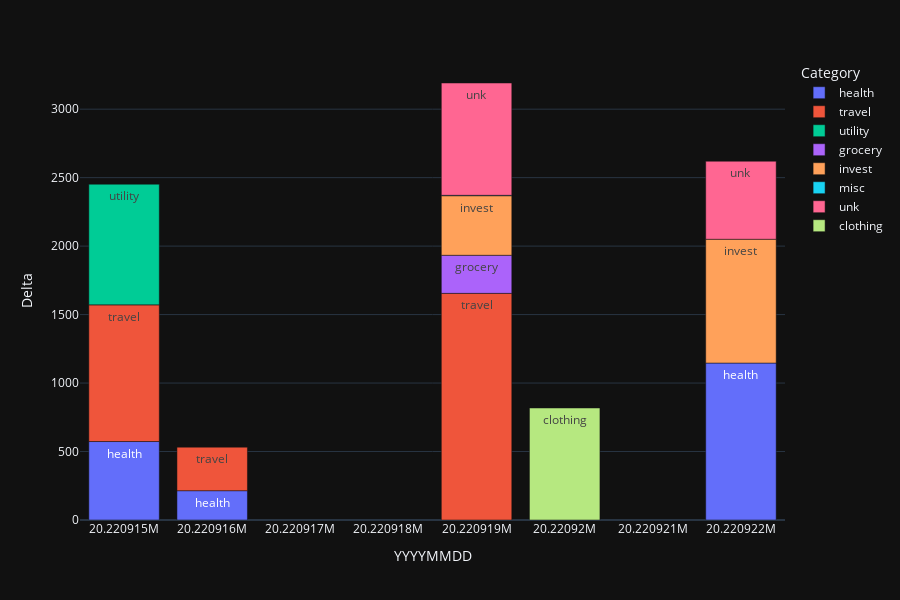
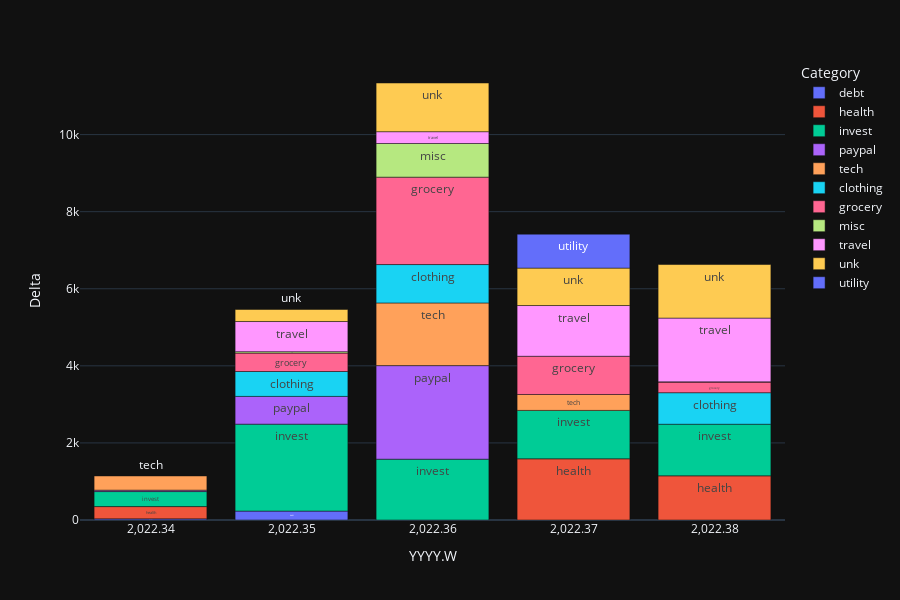
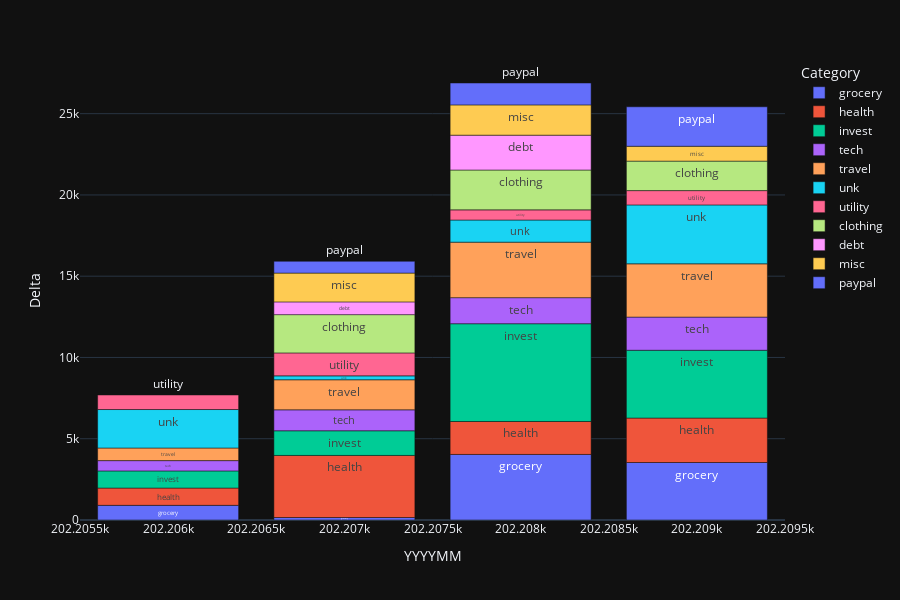

The code cell stored with these charts, in order, in its notebook:
### Code cell
make_barchart(df=df_07days,time_column='YYYYMMDD',title='7 days')
make_barchart(df=df_30days,time_column='YYYY.W',title='30 days')
make_barchart(df=df_90days,time_column='YYYYMM',title='90 Days')
make_barchart(df=df_year,time_column='YYYYMM',title='Year')

### Figure 1 — Plotly figure (JSON) as saved in the notebook; plotly's stock layout.template omitted (floating-point values rounded to 4 significant figures)
{"data": [{"alignmentgroup": "True", "customdata": [["health"], ["health"], ["health"]], "hovertemplate": "Category=%{customdata[0]}<br>YYYYMMDD=%{x}<br>Delta=%{y}<extra></extra>", "legendgroup": "health", "marker": {"color": "#636efa", "pattern": {"shape": ""}}, "name": "health", "offsetgroup": "health", "orientation": "v", "showlegend": true, "text": ["health", "health", "health"], "textposition": "auto", "type": "bar", "x": [20220915, 20220916, 20220922], "xaxis": "x", "y": [573, 214, 1146], "yaxis": "y"}, {"alignmentgroup": "True", "customdata": [["travel"], ["travel"], ["travel"]], "hovertemplate": "Category=%{customdata[0]}<br>YYYYMMDD=%{x}<br>Delta=%{y}<extra></extra>", "legendgroup": "travel", "marker": {"color": "#EF553B", "pattern": {"shape": ""}}, "name": "travel", "offsetgroup": "travel", "orientation": "v", "showlegend": true, "text": ["travel", "travel", "travel"], "textposition": "auto", "type": "bar", "x": [20220915, 20220916, 20220919], "xaxis": "x", "y": [998, 318, 1655], "yaxis": "y"}, {"alignmentgroup": "True", "customdata": [["utility"]], "hovertemplate": "Category=%{customdata[0]}<br>YYYYMMDD=%{x}<br>Delta=%{y}<extra></extra>", "legendgroup": "utility", "marker": {"color": "#00cc96", "pattern": {"shape": ""}}, "name": "utility", "offsetgroup": "utility", "orientation": "v", "showlegend": true, "text": ["utility"], "textposition": "auto", "type": "bar", "x": [20220915], "xaxis": "x", "y": [881], "yaxis": "y"}, {"alignmentgroup": "True", "customdata": [["grocery"]], "hovertemplate": "Category=%{customdata[0]}<br>YYYYMMDD=%{x}<br>Delta=%{y}<extra></extra>", "legendgroup": "grocery", "marker": {"color": "#ab63fa", "pattern": {"shape": ""}}, "name": "grocery", "offsetgroup": "grocery", "orientation": "v", "showlegend": true, "text": ["grocery"], "textposition": "auto", "type": "bar", "x": [20220919], "xaxis": "x", "y": [278], "yaxis": "y"}, {"alignmentgroup": "True", "customdata": [["invest"], ["invest"]], "hovertemplate": "Category=%{customdata[0]}<br>YYYYMMDD=%{x}<br>Delta=%{y}<extra></extra>", "legendgroup": "invest", "marker": {"color": "#FFA15A", "pattern": {"shape": ""}}, "name": "invest", "offsetgroup": "invest", "orientation": "v", "showlegend": true, "text": ["invest", "invest"], "textposition": "auto", "type": "bar", "x": [20220919, 20220922], "xaxis": "x", "y": [435, 904], "yaxis": "y"}, {"alignmentgroup": "True", "customdata": [["misc"]], "hovertemplate": "Category=%{customdata[0]}<br>YYYYMMDD=%{x}<br>Delta=%{y}<extra></extra>", "legendgroup": "misc", "marker": {"color": "#19d3f3", "pattern": {"shape": ""}}, "name": "misc", "offsetgroup": "misc", "orientation": "v", "showlegend": true, "text": ["misc"], "textposition": "auto", "type": "bar", "x": [20220919], "xaxis": "x", "y": [3], "yaxis": "y"}, {"alignmentgroup": "True", "customdata": [["unk"], ["unk"]], "hovertemplate": "Category=%{customdata[0]}<br>YYYYMMDD=%{x}<br>Delta=%{y}<extra></extra>", "legendgroup": "unk", "marker": {"color": "#FF6692", "pattern": {"shape": ""}}, "name": "unk", "offsetgroup": "unk", "orientation": "v", "showlegend": true, "text": ["unk", "unk"], "textposition": "auto", "type": "bar", "x": [20220919, 20220922], "xaxis": "x", "y": [820, 570], "yaxis": "y"}, {"alignmentgroup": "True", "customdata": [["clothing"]], "hovertemplate": "Category=%{customdata[0]}<br>YYYYMMDD=%{x}<br>Delta=%{y}<extra></extra>", "legendgroup": "clothing", "marker": {"color": "#B6E880", "pattern": {"shape": ""}}, "name": "clothing", "offsetgroup": "clothing", "orientation": "v", "showlegend": true, "text": ["clothing"], "textposition": "auto", "type": "bar", "x": [20220920], "xaxis": "x", "y": [818], "yaxis": "y"}], "layout": {"barmode": "relative", "height": 600, "legend": {"title": {"text": "Category"}, "tracegroupgap": 0}, "margin": {"t": 60}, "xaxis": {"anchor": "y", "domain": [0, 1], "title": {"text": "YYYYMMDD"}}, "yaxis": {"anchor": "x", "domain": [0, 1], "title": {"text": "Delta"}}}}

### Figure 2 — Plotly figure (JSON) as saved in the notebook; plotly's stock layout.template omitted (floating-point values rounded to 4 significant figures)
{"data": [{"alignmentgroup": "True", "customdata": [["debt"], ["debt"]], "hovertemplate": "Category=%{customdata[0]}<br>YYYY.W=%{x}<br>Delta=%{y}<extra></extra>", "legendgroup": "debt", "marker": {"color": "#636efa", "pattern": {"shape": ""}}, "name": "debt", "offsetgroup": "debt", "orientation": "v", "showlegend": true, "text": ["debt", "debt"], "textposition": "auto", "type": "bar", "x": [2022.0, 2022.0], "xaxis": "x", "y": [30, 231], "yaxis": "y"}, {"alignmentgroup": "True", "customdata": [["health"], ["health"], ["health"]], "hovertemplate": "Category=%{customdata[0]}<br>YYYY.W=%{x}<br>Delta=%{y}<extra></extra>", "legendgroup": "health", "marker": {"color": "#EF553B", "pattern": {"shape": ""}}, "name": "health", "offsetgroup": "health", "orientation": "v", "showlegend": true, "text": ["health", "health", "health"], "textposition": "auto", "type": "bar", "x": [2022.0, 2022.0, 2022.0], "xaxis": "x", "y": [318, 1588, 1146], "yaxis": "y"}, {"alignmentgroup": "True", "customdata": [["invest"], ["invest"], ["invest"], ["invest"], ["invest"]], "hovertemplate": "Category=%{customdata[0]}<br>YYYY.W=%{x}<br>Delta=%{y}<extra></extra>", "legendgroup": "invest", "marker": {"color": "#00cc96", "pattern": {"shape": ""}}, "name": "invest", "offsetgroup": "invest", "orientation": "v", "showlegend": true, "text": ["invest", "invest", "invest", "invest", "invest"], "textposition": "auto", "type": "bar", "x": [2022.0, 2022.0, 2022.0, 2022.0, 2022.0], "xaxis": "x", "y": [390, 2256, 1578, 1256, 1339], "yaxis": "y"}, {"alignmentgroup": "True", "customdata": [["paypal"], ["paypal"], ["paypal"]], "hovertemplate": "Category=%{customdata[0]}<br>YYYY.W=%{x}<br>Delta=%{y}<extra></extra>", "legendgroup": "paypal", "marker": {"color": "#ab63fa", "pattern": {"shape": ""}}, "name": "paypal", "offsetgroup": "paypal", "orientation": "v", "showlegend": true, "text": ["paypal", "paypal", "paypal"], "textposition": "auto", "type": "bar", "x": [2022.0, 2022.0, 2022.0], "xaxis": "x", "y": [37, 720, 2428], "yaxis": "y"}, {"alignmentgroup": "True", "customdata": [["tech"], ["tech"], ["tech"]], "hovertemplate": "Category=%{customdata[0]}<br>YYYY.W=%{x}<br>Delta=%{y}<extra></extra>", "legendgroup": "tech", "marker": {"color": "#FFA15A", "pattern": {"shape": ""}}, "name": "tech", "offsetgroup": "tech", "orientation": "v", "showlegend": true, "text": ["tech", "tech", "tech"], "textposition": "auto", "type": "bar", "x": [2022.0, 2022.0, 2022.0], "xaxis": "x", "y": [368, 1626, 413], "yaxis": "y"}, {"alignmentgroup": "True", "customdata": [["clothing"], ["clothing"], ["clothing"]], "hovertemplate": "Category=%{customdata[0]}<br>YYYY.W=%{x}<br>Delta=%{y}<extra></extra>", "legendgroup": "clothing", "marker": {"color": "#19d3f3", "pattern": {"shape": ""}}, "name": "clothing", "offsetgroup": "clothing", "orientation": "v", "showlegend": true, "text": ["clothing", "clothing", "clothing"], "textposition": "auto", "type": "bar", "x": [2022.0, 2022.0, 2022.0], "xaxis": "x", "y": [646, 996, 818], "yaxis": "y"}, {"alignmentgroup": "True", "customdata": [["grocery"], ["grocery"], ["grocery"], ["grocery"]], "hovertemplate": "Category=%{customdata[0]}<br>YYYY.W=%{x}<br>Delta=%{y}<extra></extra>", "legendgroup": "grocery", "marker": {"color": "#FF6692", "pattern": {"shape": ""}}, "name": "grocery", "offsetgroup": "grocery", "orientation": "v", "showlegend": true, "text": ["grocery", "grocery", "grocery", "grocery"], "textposition": "auto", "type": "bar", "x": [2022.0, 2022.0, 2022.0, 2022.0], "xaxis": "x", "y": [477, 2268, 992, 278], "yaxis": "y"}, {"alignmentgroup": "True", "customdata": [["misc"], ["misc"], ["misc"]], "hovertemplate": "Category=%{customdata[0]}<br>YYYY.W=%{x}<br>Delta=%{y}<extra></extra>", "legendgroup": "misc", "marker": {"color": "#B6E880", "pattern": {"shape": ""}}, "name": "misc", "offsetgroup": "misc", "orientation": "v", "showlegend": true, "text": ["misc", "misc", "misc"], "textposition": "auto", "type": "bar", "x": [2022.0, 2022.0, 2022.0], "xaxis": "x", "y": [38, 873, 3], "yaxis": "y"}, {"alignmentgroup": "True", "customdata": [["travel"], ["travel"], ["travel"], ["travel"]], "hovertemplate": "Category=%{customdata[0]}<br>YYYY.W=%{x}<br>Delta=%{y}<extra></extra>", "legendgroup": "travel", "marker": {"color": "#FF97FF", "pattern": {"shape": ""}}, "name": "travel", "offsetgroup": "travel", "orientation": "v", "showlegend": true, "text": ["travel", "travel", "travel", "travel"], "textposition": "auto", "type": "bar", "x": [2022.0, 2022.0, 2022.0, 2022.0], "xaxis": "x", "y": [782, 307, 1316, 1655], "yaxis": "y"}, {"alignmentgroup": "True", "customdata": [["unk"], ["unk"], ["unk"], ["unk"]], "hovertemplate": "Category=%{customdata[0]}<br>YYYY.W=%{x}<br>Delta=%{y}<extra></extra>", "legendgroup": "unk", "marker": {"color": "#FECB52", "pattern": {"shape": ""}}, "name": "unk", "offsetgroup": "unk", "orientation": "v", "showlegend": true, "text": ["unk", "unk", "unk", "unk"], "textposition": "auto", "type": "bar", "x": [2022.0, 2022.0, 2022.0, 2022.0], "xaxis": "x", "y": [313, 1263, 971, 1390], "yaxis": "y"}, {"alignmentgroup": "True", "customdata": [["utility"]], "hovertemplate": "Category=%{customdata[0]}<br>YYYY.W=%{x}<br>Delta=%{y}<extra></extra>", "legendgroup": "utility", "marker": {"color": "#636efa", "pattern": {"shape": ""}}, "name": "utility", "offsetgroup": "utility", "orientation": "v", "showlegend": true, "text": ["utility"], "textposition": "auto", "type": "bar", "x": [2022.0], "xaxis": "x", "y": [881], "yaxis": "y"}], "layout": {"barmode": "relative", "height": 600, "legend": {"title": {"text": "Category"}, "tracegroupgap": 0}, "margin": {"t": 60}, "xaxis": {"anchor": "y", "domain": [0, 1], "title": {"text": "YYYY.W"}}, "yaxis": {"anchor": "x", "domain": [0, 1], "title": {"text": "Delta"}}}}

### Figure 3 — Plotly figure (JSON) as saved in the notebook; plotly's stock layout.template omitted (floating-point values rounded to 4 significant figures)
{"data": [{"alignmentgroup": "True", "customdata": [["grocery"], ["grocery"], ["grocery"], ["grocery"]], "hovertemplate": "Category=%{customdata[0]}<br>YYYYMM=%{x}<br>Delta=%{y}<extra></extra>", "legendgroup": "grocery", "marker": {"color": "#636efa", "pattern": {"shape": ""}}, "name": "grocery", "offsetgroup": "grocery", "orientation": "v", "showlegend": true, "text": ["grocery", "grocery", "grocery", "grocery"], "textposition": "auto", "type": "bar", "x": [202206, 202207, 202208, 202209], "xaxis": "x", "y": [902, 153, 4034, 3538], "yaxis": "y"}, {"alignmentgroup": "True", "customdata": [["health"], ["health"], ["health"], ["health"]], "hovertemplate": "Category=%{customdata[0]}<br>YYYYMM=%{x}<br>Delta=%{y}<extra></extra>", "legendgroup": "health", "marker": {"color": "#EF553B", "pattern": {"shape": ""}}, "name": "health", "offsetgroup": "health", "orientation": "v", "showlegend": true, "text": ["health", "health", "health", "health"], "textposition": "auto", "type": "bar", "x": [202206, 202207, 202208, 202209], "xaxis": "x", "y": [1063, 3820, 2027, 2734], "yaxis": "y"}, {"alignmentgroup": "True", "customdata": [["invest"], ["invest"], ["invest"], ["invest"]], "hovertemplate": "Category=%{customdata[0]}<br>YYYYMM=%{x}<br>Delta=%{y}<extra></extra>", "legendgroup": "invest", "marker": {"color": "#00cc96", "pattern": {"shape": ""}}, "name": "invest", "offsetgroup": "invest", "orientation": "v", "showlegend": true, "text": ["invest", "invest", "invest", "invest"], "textposition": "auto", "type": "bar", "x": [202206, 202207, 202208, 202209], "xaxis": "x", "y": [1055, 1517, 6016, 4173], "yaxis": "y"}, {"alignmentgroup": "True", "customdata": [["tech"], ["tech"], ["tech"], ["tech"]], "hovertemplate": "Category=%{customdata[0]}<br>YYYYMM=%{x}<br>Delta=%{y}<extra></extra>", "legendgroup": "tech", "marker": {"color": "#ab63fa", "pattern": {"shape": ""}}, "name": "tech", "offsetgroup": "tech", "orientation": "v", "showlegend": true, "text": ["tech", "tech", "tech", "tech"], "textposition": "auto", "type": "bar", "x": [202206, 202207, 202208, 202209], "xaxis": "x", "y": [634, 1289, 1602, 2039], "yaxis": "y"}, {"alignmentgroup": "True", "customdata": [["travel"], ["travel"], ["travel"], ["travel"]], "hovertemplate": "Category=%{customdata[0]}<br>YYYYMM=%{x}<br>Delta=%{y}<extra></extra>", "legendgroup": "travel", "marker": {"color": "#FFA15A", "pattern": {"shape": ""}}, "name": "travel", "offsetgroup": "travel", "orientation": "v", "showlegend": true, "text": ["travel", "travel", "travel", "travel"], "textposition": "auto", "type": "bar", "x": [202206, 202207, 202208, 202209], "xaxis": "x", "y": [775, 1848, 3416, 3278], "yaxis": "y"}, {"alignmentgroup": "True", "customdata": [["unk"], ["unk"], ["unk"], ["unk"]], "hovertemplate": "Category=%{customdata[0]}<br>YYYYMM=%{x}<br>Delta=%{y}<extra></extra>", "legendgroup": "unk", "marker": {"color": "#19d3f3", "pattern": {"shape": ""}}, "name": "unk", "offsetgroup": "unk", "orientation": "v", "showlegend": true, "text": ["unk", "unk", "unk", "unk"], "textposition": "auto", "type": "bar", "x": [202206, 202207, 202208, 202209], "xaxis": "x", "y": [2368, 241, 1361, 3624], "yaxis": "y"}, {"alignmentgroup": "True", "customdata": [["utility"], ["utility"], ["utility"], ["utility"]], "hovertemplate": "Category=%{customdata[0]}<br>YYYYMM=%{x}<br>Delta=%{y}<extra></extra>", "legendgroup": "utility", "marker": {"color": "#FF6692", "pattern": {"shape": ""}}, "name": "utility", "offsetgroup": "utility", "orientation": "v", "showlegend": true, "text": ["utility", "utility", "utility", "utility"], "textposition": "auto", "type": "bar", "x": [202206, 202207, 202208, 202209], "xaxis": "x", "y": [895, 1413, 626, 881], "yaxis": "y"}, {"alignmentgroup": "True", "customdata": [["clothing"], ["clothing"], ["clothing"]], "hovertemplate": "Category=%{customdata[0]}<br>YYYYMM=%{x}<br>Delta=%{y}<extra></extra>", "legendgroup": "clothing", "marker": {"color": "#B6E880", "pattern": {"shape": ""}}, "name": "clothing", "offsetgroup": "clothing", "orientation": "v", "showlegend": true, "text": ["clothing", "clothing", "clothing"], "textposition": "auto", "type": "bar", "x": [202207, 202208, 202209], "xaxis": "x", "y": [2354, 2452, 1814], "yaxis": "y"}, {"alignmentgroup": "True", "customdata": [["debt"], ["debt"]], "hovertemplate": "Category=%{customdata[0]}<br>YYYYMM=%{x}<br>Delta=%{y}<extra></extra>", "legendgroup": "debt", "marker": {"color": "#FF97FF", "pattern": {"shape": ""}}, "name": "debt", "offsetgroup": "debt", "orientation": "v", "showlegend": true, "text": ["debt", "debt"], "textposition": "auto", "type": "bar", "x": [202207, 202208], "xaxis": "x", "y": [785, 2144], "yaxis": "y"}, {"alignmentgroup": "True", "customdata": [["misc"], ["misc"], ["misc"]], "hovertemplate": "Category=%{customdata[0]}<br>YYYYMM=%{x}<br>Delta=%{y}<extra></extra>", "legendgroup": "misc", "marker": {"color": "#FECB52", "pattern": {"shape": ""}}, "name": "misc", "offsetgroup": "misc", "orientation": "v", "showlegend": true, "text": ["misc", "misc", "misc"], "textposition": "auto", "type": "bar", "x": [202207, 202208, 202209], "xaxis": "x", "y": [1771, 1862, 914], "yaxis": "y"}, {"alignmentgroup": "True", "customdata": [["paypal"], ["paypal"], ["paypal"]], "hovertemplate": "Category=%{customdata[0]}<br>YYYYMM=%{x}<br>Delta=%{y}<extra></extra>", "legendgroup": "paypal", "marker": {"color": "#636efa", "pattern": {"shape": ""}}, "name": "paypal", "offsetgroup": "paypal", "orientation": "v", "showlegend": true, "text": ["paypal", "paypal", "paypal"], "textposition": "auto", "type": "bar", "x": [202207, 202208, 202209], "xaxis": "x", "y": [727, 1347, 2428], "yaxis": "y"}], "layout": {"barmode": "relative", "height": 600, "legend": {"title": {"text": "Category"}, "tracegroupgap": 0}, "margin": {"t": 60}, "xaxis": {"anchor": "y", "domain": [0, 1], "title": {"text": "YYYYMM"}}, "yaxis": {"anchor": "x", "domain": [0, 1], "title": {"text": "Delta"}}}}
